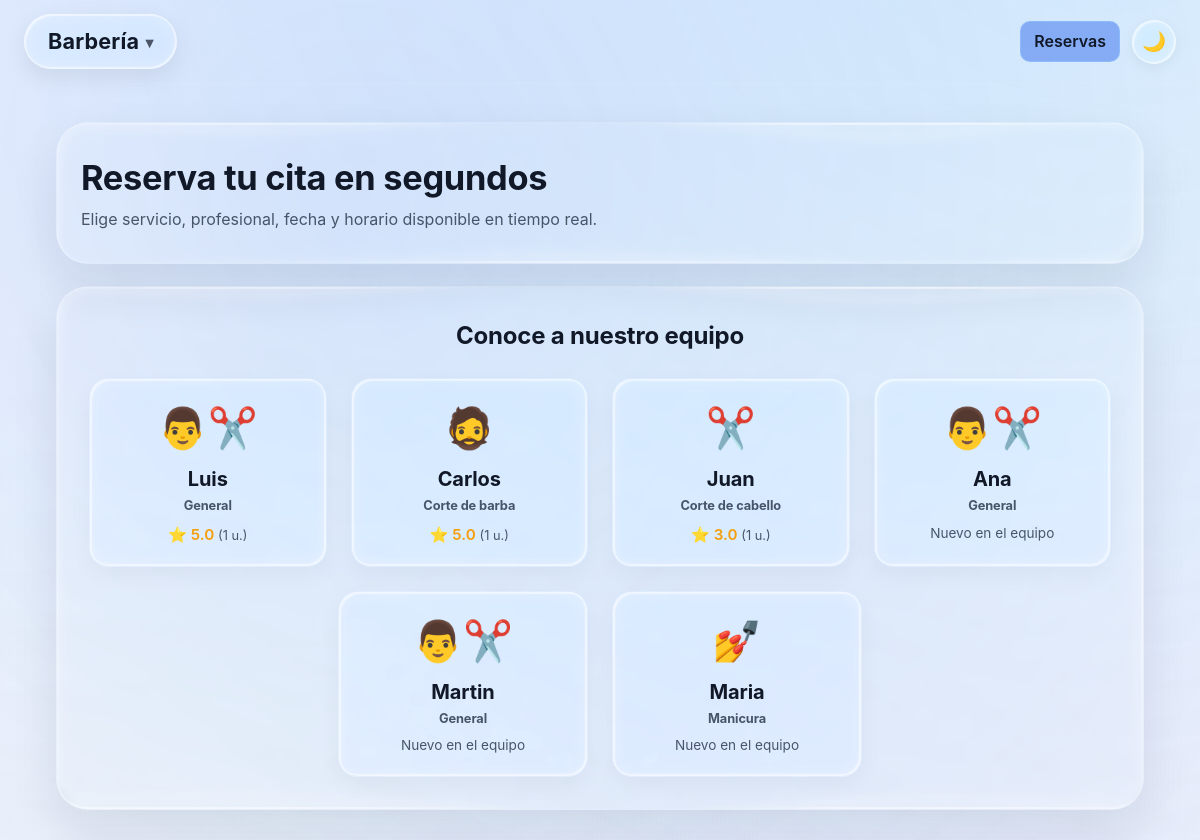
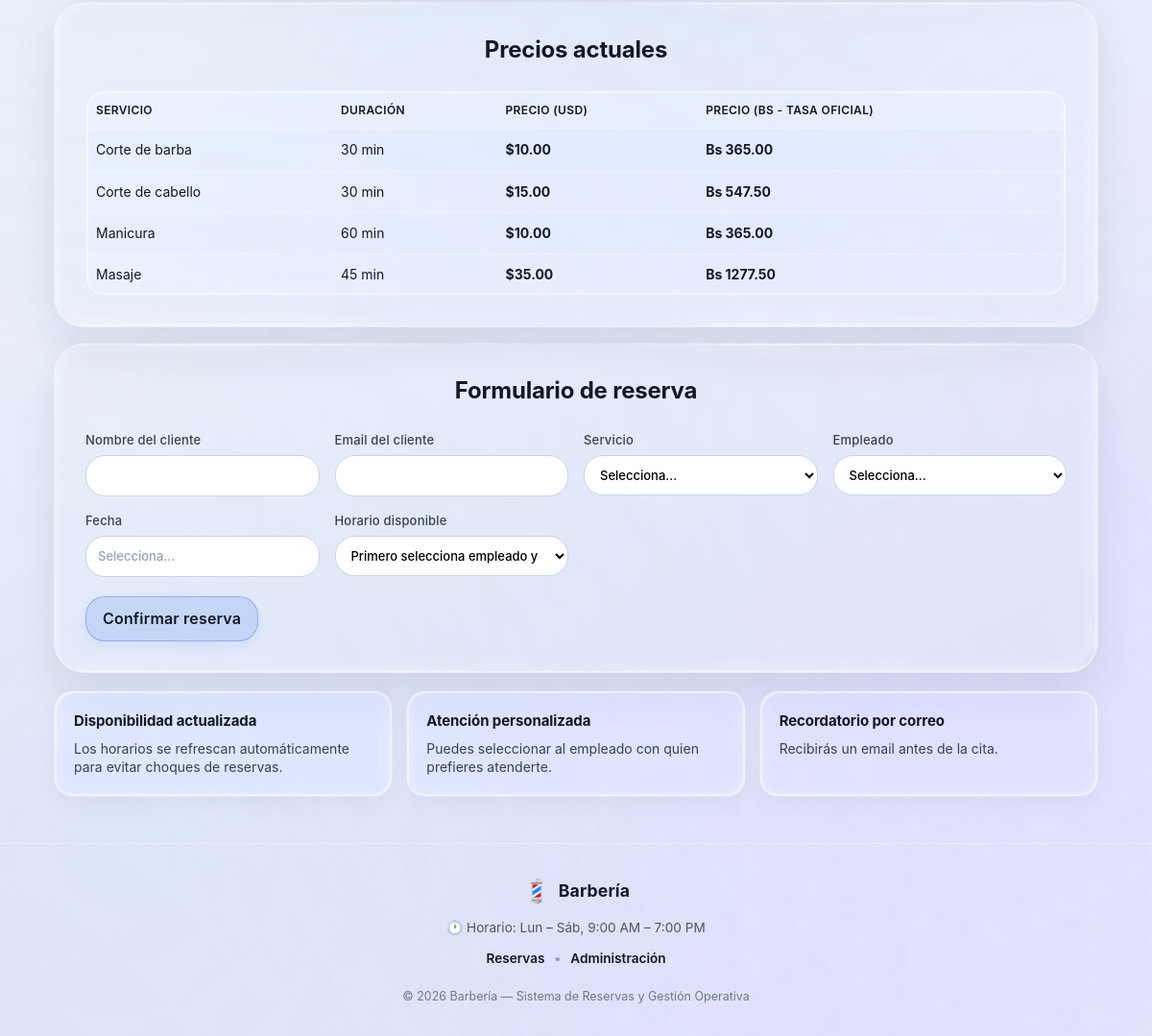
The page / on the database its author committed (2 pictures, top to bottom).
### base_datos.py (models this page shows)
class Employee(Base):
    __tablename__ = "employees"
    id: Mapped[int] = mapped_column(Integer, primary_key=True, autoincrement=True)
    name: Mapped[str] = mapped_column(String, nullable=False)
    email: Mapped[str] = mapped_column(String, nullable=True)
    work_area: Mapped[str] = mapped_column(String, nullable=False, default="General")
    appointments: Mapped[list["Appointment"]] = relationship(back_populates="employee")

class Service(Base):
    __tablename__ = "services"
    id: Mapped[int] = mapped_column(Integer, primary_key=True, autoincrement=True)
    name: Mapped[str] = mapped_column(String, unique=True, nullable=False)
    duration_minutes: Mapped[int] = mapped_column(Integer, nullable=False)
    price_usd: Mapped[float] = mapped_column(Float, nullable=False)
    appointments: Mapped[list["Appointment"]] = relationship(back_populates="service")

### app.py (the view)
@app.route("/")
def home():
    employees = get_employees()
    services = get_services()
    bcv_usd_rate = obtener_tasa_bcv_usd()
    price_board = [
        {
            "service_name": service.name,
            "duration": service.duration_minutes,
            "price_usd": float(service.price_usd),
            "price_bcv": round(float(service.price_usd) * bcv_usd_rate, 2),
        }
        for service in services
    ]
    employee_ratings = get_public_employee_ratings()
    return render_template(
        "inicio.html",
        employees=employees,
        services=[service.name for service in services],
        service_catalog={service.name: service.duration_minutes for service in services},
        bcv_usd_rate=bcv_usd_rate,
        price_board=price_board,
        employee_ratings=employee_ratings,
    )

### app.py (called while the page is built)
@app.context_processor
def inject_globals():
    now_local = get_local_now()
    return {"current_year": now_local.year}

### base_datos.py (called while the page is built)
@contextmanager
def get_session():
    session = SessionLocal()
    try:
        yield session
    finally:
        session.close()

def get_services():
    with get_session() as session:
        return session.execute(select(Service).order_by(Service.name.asc())).scalars().all()

def get_employees():
    with get_session() as session:
        employees = session.execute(select(Employee).order_by(Employee.name)).scalars().all()
        return employees

### configuracion.py (called while the page is built, shortened)
def get_local_now() -> datetime:
	try:
		return datetime.now(ZoneInfo(TIMEZONE)).replace(tzinfo=None)
	except Exception as e:
		print(f"[ERROR ZONA HORARIA] Falló ZoneInfo con {TIMEZONE}: {e}. Retornando hora del servidor UTC.")
		return datetime.now()

def obtener_tasa_bcv_usd() -> float:
	current_time = time.time()
	CACHE_TTL = 600  # 10 minutos de cache
	if current_time - _CACHE_TASA_BCV["timestamp"] < CACHE_TTL:
		return _CACHE_TASA_BCV["value"]

### templates/inicio.html (shortened to what this page needs)
{% extends 'base.html' %}
{% block content %}
<section class="hero">
    <h2>Reserva tu cita en segundos</h2>
    <p>Elige servicio, profesional, fecha y horario disponible en tiempo real.</p>
</section>
<section class="card" style="margin-bottom: 2rem;">
    <div class="section-heading compact">
        <h3>Conoce a nuestro equipo</h3>
    </div>
    <div class="team-grid" style="display: flex; flex-wrap: wrap; justify-content: center; gap: 1.5rem;">
        {% for emp in employee_ratings %}
        <article class="info-card employee-rating-clickable" data-employee-id="{{ emp.id }}"
            style="cursor: pointer; text-align: center; transition: transform 0.2s; min-width: 200px; max-width: 250px; flex: 1 1 200px;">
            <div style="font-size: 2.5rem; margin-bottom: 0.5rem;">
                {% if emp.work_area == 'Corte de barba' %}
                🧔
                {% elif emp.work_area == 'Corte de cabello' %}
                ✂️
                {% elif emp.work_area == 'Manicura' %}
                💅
                {% else %}
                👨‍✂️
                {% endif %}
            </div>
            <h4 style="margin: 0; font-size: 1.25rem;">{{ emp.name }} <small
                    style="font-size: 0.8rem; color: var(--text-soft); display: block; margin-top: 0.2rem;">{{ emp.work_area
                    }}</small></h4>
            {% if emp.total_ratings > 0 %}
            <div style="margin-top: 0.5rem; font-size: 0.95rem; font-weight: 600; color: #f59e0b;">
                ⭐ {{ '%.1f'|format(emp.average) }} <span style="font-size: 0.8rem; font-weight: 400; color: var(--text-soft);">({{ emp.total_ratings }} u.)</span>
            </div>
            {% else %}
            <div style="margin-top: 0.5rem; font-size: 0.85rem; color: var(--text-soft);">
                Nuevo en el equipo
            </div>
            {% endif %}
        </article>
        {% endfor %}
    </div>
</section>
<section class="card prices-card">
    <div class="section-heading compact">
        <h3>Precios actuales</h3>
    </div>
    <div class="table-wrapper">
        <table>
            <thead>
                <tr>
                    <th>Servicio</th>
                    <th>Duración</th>
                    <th>Precio (USD)</th>
                    <th>Precio (Bs - Tasa Oficial)</th>
                </tr>
            </thead>
            <tbody>
                {% for item in price_board %}
                <tr>
                    <td>{{ item.service_name }}</td>
                    <td>{{ item.duration }} min</td>
                    <td>${{ '%.2f'|format(item.price_usd) }}</td>
                    <td>Bs {{ '%.2f'|format(item.price_bcv) }}</td>
                </tr>
                {% endfor %}
            </tbody>
        </table>
    </div>
</section>
<section class="card">
    <div class="section-heading">
        <h3>Formulario de reserva</h3>
    </div>
    <form action="{{ url_for('book') }}" method="post" id="booking-form">
        <div class="form-grid">
            <label>
                Nombre del cliente
                <input type="text" name="client_name" maxlength="16"
                    pattern="[A-Za-zÀ-ɏ]+(?:[' \-][A-Za-zÀ-ɏ]+)*(?: [A-Za-zÀ-ɏ]+(?:[' \-][A-Za-zÀ-ɏ]+)*)?"
                    title="Usa solo letras, máximo un espacio y caracteres comunes como apóstrofo o guion." required>
            </label>
            <label>
                Email del cliente
                <input type="email" name="client_email" maxlength="28" required>
            </label>
            <label>
                Servicio
                <select name="service_name" id="service_name" required>
                    <option value="">Selecciona...</option>
                </select>
            </label>
            <label>
                Empleado
                <select name="employee_id" id="employee_id" required>
                    <option value="">Selecciona...</option>
                </select>
            </label>
            <label>
                Fecha
                <input type="text" name="date" id="date" placeholder="Selecciona..." required>
            </label>
            <label>
                Horario disponible
                <select name="time" id="time" required>
                    <option value="">Primero selecciona empleado y fecha</option>
                </select>
            </label>
        </div>
        <button type="button" id="preview-booking-btn">Confirmar reserva</button>
    </form>
</section>
<section class="info-grid">
    <article class="info-card">
        <h4>Disponibilidad actualizada</h4>
        <p>Los horarios se refrescan automáticamente para evitar choques de reservas.</p>
    </article>
    <article class="info-card">
        <h4>Atención personalizada</h4>
        <p>Puedes seleccionar al empleado con quien prefieres atenderte.</p>
    </article>
    <article class="info-card">
        <h4>Recordatorio por correo</h4>
        <p>Recibirás un email antes de la cita.</p>
    </article>
</section>
{% endblock %}

### templates/base.html (shortened to what this page needs)
<!DOCTYPE html>
<html lang="es">
<head>
    <link rel="stylesheet" href="https://cdn.jsdelivr.net/npm/flatpickr/dist/flatpickr.min.css">
    <link rel="stylesheet" href="{{ url_for('static', filename='css/styles.css') }}">
</head>
<body
    class="{% if request.path.startswith('/admin') %}page-admin{% elif request.path.startswith('/payment') %}page-payment{% else %}page-home{% endif %}">
    <div class="barber-doodles"></div>
    <header class="site-header">
        <div class="brand-block" style="position: relative; display: inline-block;">
            <button id="brand-menu-btn" class="glass-circle-btn"
                style="border: none; font-size: 1.35rem; font-weight: bold; padding: 12px 24px; display: flex; align-items: center; gap: 0.4rem;">Barbería
                <span style="font-size: 0.7em; margin-top:0.2em; opacity: 0.7;">▾</span></button>
        </div>
        <div class="header-actions">
            <nav>
                <a href="{{ url_for('home') }}"
                    class="nav-link {% if request.path == '/' %}active{% endif %}">Reservas</a>
            </nav>
            <button type="button" id="theme-toggle" class="theme-toggle" aria-label="Cambiar tema" title="Modo oscuro"
                style="font-size: 1.2rem; padding: 0; border: none;">🌙</button>
        </div>
    </header>
    <main class="container">
        {% block content %}{% endblock %}
    </main>
    <footer class="site-footer">
        <div class="footer-content">
            <div class="footer-brand">
                <span class="footer-logo">💈</span>
                <span class="footer-name">Barbería</span>
            </div>
            <div class="footer-info">
                <p>🕐 Horario: Lun – Sáb, 9:00 AM – 7:00 PM</p>
            </div>
            <div class="footer-links">
                <a href="{{ url_for('home') }}">Reservas</a>
                <span class="footer-divider">•</span>
                <a href="{{ url_for('admin_login') }}">Administración</a>
            </div>
            <p class="footer-copy">© {{ current_year }} Barbería — Sistema de Reservas y Gestión Operativa</p>
        </div>
    </footer>
</body>
</html>

### rows shown on the page
Employee: name "Luis", work_area "General", average "5.0", total_ratings "1"
Employee: {{ emp.id }} 2 (drawn), name "Carlos", work_area "Corte de barba", average "5.0", total_ratings "1"
Employee: name "Juan", work_area "Corte de cabello", average "3.0", total_ratings "1"
Employee: name "Ana", work_area "General", shows "Nuevo en el equipo"
Employee: name "Martin", work_area "General", shows "Nuevo en el equipo"
Employee: name "Maria", work_area "Manicura", shows "Nuevo en el equipo"
Service: service_name "Corte de barba", duration "30", price_usd "10.00", price_bcv "365.00"
Service: service_name "Corte de cabello", duration "30", price_usd "15.00", price_bcv "547.50"
Service: service_name "Manicura", duration "60", price_usd "10.00", price_bcv "365.00"
Service: service_name "Masaje", duration "45", price_usd "35.00", price_bcv "1277.50"

### other values the page prints
{{ current_year }} "2026"
